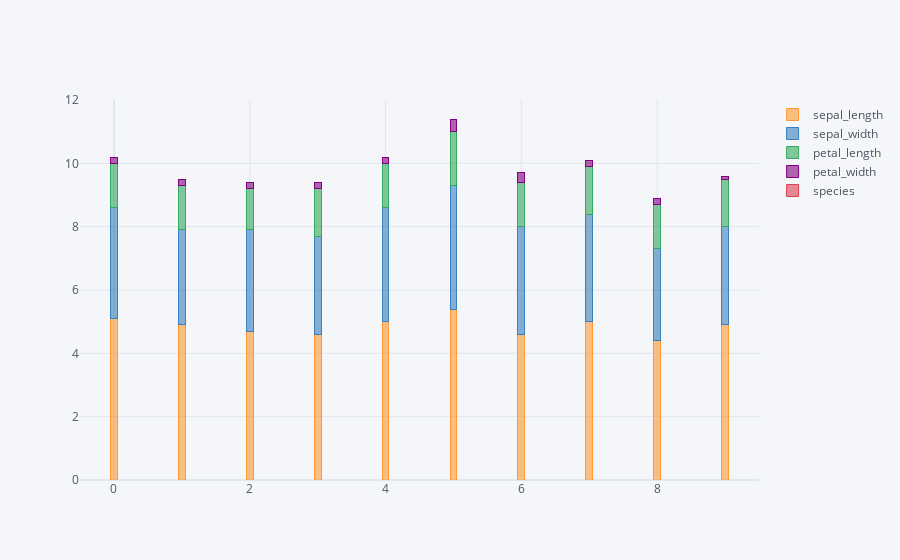

The notebook cell saved with this chart:
### Markdown cell above
###
## vertical bar plot
###

### Code cell
a = sns.load_dataset('iris').head(10)
print(a)
a.iplot(kind = 'bar', barmode = 'stack', bargap = 0.9)

### Figure 1 — Plotly figure (JSON) as saved in the notebook; plotly's stock layout.template omitted (floating-point values rounded to 4 significant figures)
{"data": [{"marker": {"color": "rgba(255, 153, 51, 0.6)", "line": {"color": "rgba(255, 153, 51, 1.0)", "width": 1}}, "name": "sepal_length", "orientation": "v", "text": "", "type": "bar", "x": [0, 1, 2, 3, 4, 5, 6, 7, 8, 9], "y": [5.1, 4.9, 4.7, 4.6, 5, 5.4, 4.6, 5, 4.4, 4.9]}, {"marker": {"color": "rgba(55, 128, 191, 0.6)", "line": {"color": "rgba(55, 128, 191, 1.0)", "width": 1}}, "name": "sepal_width", "orientation": "v", "text": "", "type": "bar", "x": [0, 1, 2, 3, 4, 5, 6, 7, 8, 9], "y": [3.5, 3, 3.2, 3.1, 3.6, 3.9, 3.4, 3.4, 2.9, 3.1]}, {"marker": {"color": "rgba(50, 171, 96, 0.6)", "line": {"color": "rgba(50, 171, 96, 1.0)", "width": 1}}, "name": "petal_length", "orientation": "v", "text": "", "type": "bar", "x": [0, 1, 2, 3, 4, 5, 6, 7, 8, 9], "y": [1.4, 1.4, 1.3, 1.5, 1.4, 1.7, 1.4, 1.5, 1.4, 1.5]}, {"marker": {"color": "rgba(128, 0, 128, 0.6)", "line": {"color": "rgba(128, 0, 128, 1.0)", "width": 1}}, "name": "petal_width", "orientation": "v", "text": "", "type": "bar", "x": [0, 1, 2, 3, 4, 5, 6, 7, 8, 9], "y": [0.2, 0.2, 0.2, 0.2, 0.2, 0.4, 0.3, 0.2, 0.2, 0.1]}, {"marker": {"color": "rgba(219, 64, 82, 0.6)", "line": {"color": "rgba(219, 64, 82, 1.0)", "width": 1}}, "name": "species", "orientation": "v", "text": "", "type": "bar", "x": [0, 1, 2, 3, 4, 5, 6, 7, 8, 9], "y": ["setosa", "setosa", "setosa", "setosa", "setosa", "setosa", "setosa", "setosa", "setosa", "setosa"]}], "layout": {"bargap": 0.9, "barmode": "stack", "legend": {"bgcolor": "#F5F6F9", "font": {"color": "#4D5663"}, "traceorder": "normal"}, "paper_bgcolor": "#F5F6F9", "plot_bgcolor": "#F5F6F9", "title": {"font": {"color": "#4D5663"}}, "xaxis": {"gridcolor": "#E1E5ED", "showgrid": true, "tickfont": {"color": "#4D5663"}, "title": {"font": {"color": "#4D5663"}, "text": ""}, "zerolinecolor": "#E1E5ED"}, "yaxis": {"gridcolor": "#E1E5ED", "showgrid": true, "tickfont": {"color": "#4D5663"}, "title": {"font": {"color": "#4D5663"}, "text": ""}, "zerolinecolor": "#E1E5ED"}}}
